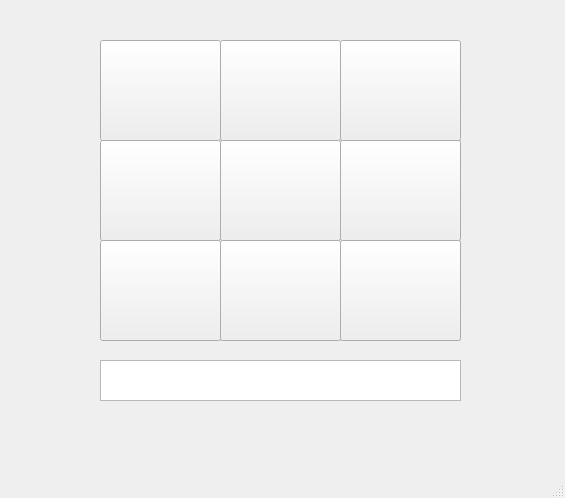
<?xml version="1.0" encoding="UTF-8"?>
<ui version="4.0">
 <class>MainWindow</class>
 <widget class="QMainWindow" name="MainWindow">
  <property name="geometry">
   <rect>
    <x>0</x>
    <y>0</y>
    <width>565</width>
    <height>498</height>
   </rect>
  </property>
  <property name="windowTitle">
   <string>MainWindow</string>
  </property>
  <widget class="QWidget" name="centralwidget">
   <widget class="QGroupBox" name="MainBox">
    <property name="geometry">
     <rect>
      <x>100</x>
      <y>40</y>
      <width>361</width>
      <height>301</height>
     </rect>
    </property>
    <property name="styleSheet">
     <string notr="true">border-width: 5px</string>
    </property>
    <property name="title">
     <string/>
    </property>
    <widget class="QPushButton" name="pushButton">
     <property name="geometry">
      <rect>
       <x>0</x>
       <y>0</y>
       <width>121</width>
       <height>101</height>
      </rect>
     </property>
     <property name="text">
      <string/>
     </property>
    </widget>
    <widget class="QPushButton" name="pushButton_2">
     <property name="geometry">
      <rect>
       <x>120</x>
       <y>0</y>
       <width>121</width>
       <height>101</height>
      </rect>
     </property>
     <property name="text">
      <string/>
     </property>
    </widget>
    <widget class="QPushButton" name="pushButton_3">
     <property name="geometry">
      <rect>
       <x>240</x>
       <y>0</y>
       <width>121</width>
       <height>101</height>
      </rect>
     </property>
     <property name="text">
      <string/>
     </property>
    </widget>
    <widget class="QPushButton" name="pushButton_4">
     <property name="geometry">
      <rect>
       <x>510</x>
       <y>70</y>
       <width>121</width>
       <height>101</height>
      </rect>
     </property>
     <property name="text">
      <string>PushButton</string>
     </property>
    </widget>
    <widget class="QPushButton" name="pushButton_5">
     <property name="geometry">
      <rect>
       <x>390</x>
       <y>70</y>
       <width>121</width>
       <height>101</height>
      </rect>
     </property>
     <property name="text">
      <string>PushButton</string>
     </property>
    </widget>
    <widget class="QPushButton" name="pushButton_7">
     <property name="geometry">
      <rect>
       <x>240</x>
       <y>100</y>
       <width>121</width>
       <height>101</height>
      </rect>
     </property>
     <property name="text">
      <string/>
     </property>
    </widget>
    <widget class="QPushButton" name="pushButton_8">
     <property name="geometry">
      <rect>
       <x>120</x>
       <y>100</y>
       <width>121</width>
       <height>101</height>
      </rect>
     </property>
     <property name="text">
      <string/>
     </property>
    </widget>
    <widget class="QPushButton" name="pushButton_9">
     <property name="geometry">
      <rect>
       <x>0</x>
       <y>100</y>
       <width>121</width>
       <height>101</height>
      </rect>
     </property>
     <property name="text">
      <string/>
     </property>
    </widget>
    <widget class="QPushButton" name="pushButton_10">
     <property name="geometry">
      <rect>
       <x>240</x>
       <y>200</y>
       <width>121</width>
       <height>101</height>
      </rect>
     </property>
     <property name="text">
      <string/>
     </property>
    </widget>
    <widget class="QPushButton" name="pushButton_11">
     <property name="geometry">
      <rect>
       <x>120</x>
       <y>200</y>
       <width>121</width>
       <height>101</height>
      </rect>
     </property>
     <property name="text">
      <string/>
     </property>
    </widget>
    <widget class="QPushButton" name="pushButton_12">
     <property name="geometry">
      <rect>
       <x>0</x>
       <y>200</y>
       <width>121</width>
       <height>101</height>
      </rect>
     </property>
     <property name="text">
      <string/>
     </property>
    </widget>
   </widget>
   <widget class="QTextEdit" name="textEdit">
    <property name="geometry">
     <rect>
      <x>100</x>
      <y>360</y>
      <width>361</width>
      <height>41</height>
     </rect>
    </property>
   </widget>
  </widget>
  <widget class="QMenuBar" name="menubar">
   <property name="geometry">
    <rect>
     <x>0</x>
     <y>0</y>
     <width>565</width>
     <height>21</height>
    </rect>
   </property>
  </widget>
  <widget class="QStatusBar" name="statusbar"/>
 </widget>
 <resources/>
 <connections/>
</ui>
